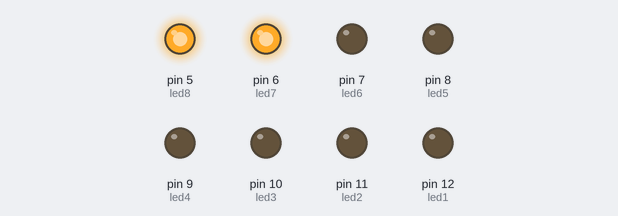
Recording of a sketch running on a simulated Arduino Uno, built with avr-gcc and run on an emulated ATmega328P. On the bench: output pins drawn as LEDs (lit = HIGH).

Above: at 1.5 s.
At 4.5 s:
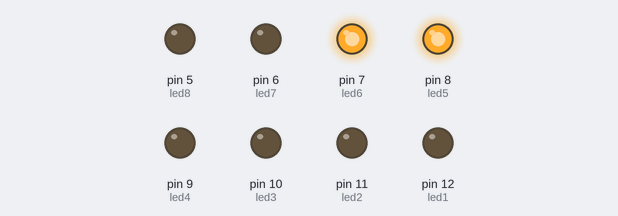
At 7.5 s:
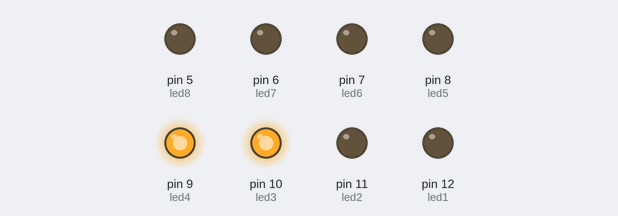
At 10.5 s:
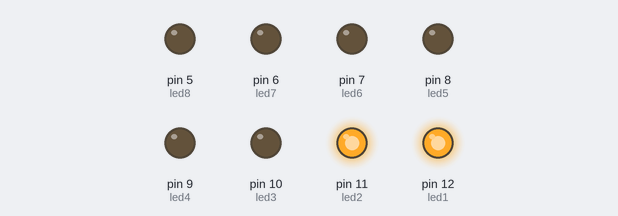
Timing chart, 0 to 15.6 s (numbered marks = the images above):
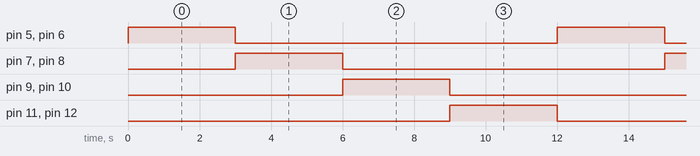

Measured:
- by itself, pin 5 (led8), pin 6 (led7), pin 7 (led6), pin 8 (led5), pin 9 (led4), pin 10 (led3), pin 11 (led2), pin 12 (led1): alternates HIGH for 3.0 s and LOW for 9.0 s
- by itself, everything shown: repeats every 12.0 s, in 5 steps

The sketch:

prueba.ino
```cpp
int leds [8] = { 6, 7, 8, 9, 10, 11, 12, 13 };
int led1 = 12, led2 = 11, led3 = 10, led4 = 9, led5 = 8,
    led6 = 7, led7 = 6, led8 = 5;
//int ledprendido [8];
void setup() {

  // put your setup code here, to run once:
  pinMode ( led1, OUTPUT );
  pinMode ( led2, OUTPUT );
  pinMode ( led3, OUTPUT );
  pinMode ( led4, OUTPUT );
  pinMode ( led5, OUTPUT );
  pinMode ( led6, OUTPUT );
  pinMode ( led7, OUTPUT );
  pinMode ( led8, OUTPUT );
}

void loop() {
  // put your main code here, to run repeatedly:
  prenderDos( led8, led7);
  prenderDos( led6, led5);
  prenderDos( led4, led3);
  prenderDos( led2, led1);
}

void prenderDos ( int valor1, int valor2 ) {

  digitalWrite ( valor1, HIGH );
  digitalWrite ( valor2, HIGH );
  delay ( 3000 );
  digitalWrite ( valor1, LOW );
  digitalWrite ( valor2, LOW );
}
```
